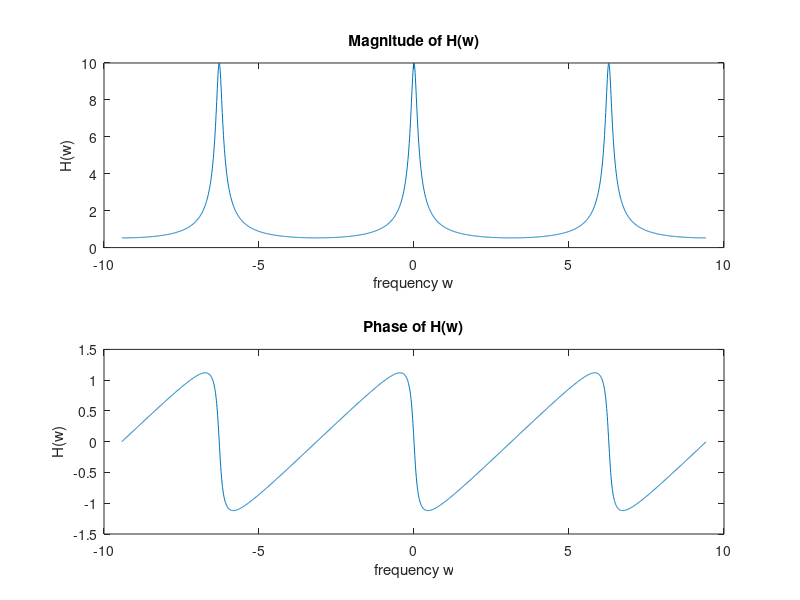
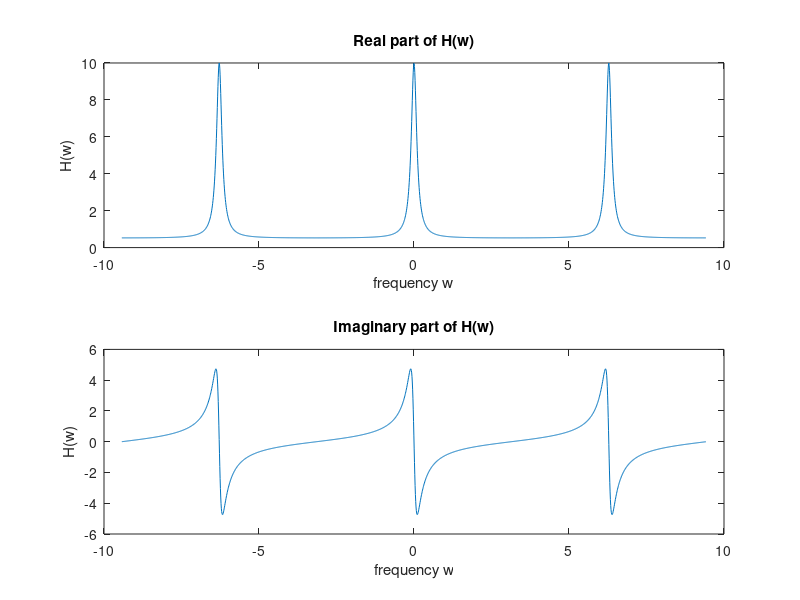

These charts were generated, in order, by the following MATLAB code:
  
k = -3 * pi : 0.01 : 3 * pi;
% frequency range
h=zeros(size(k));
for w=1:length(k)
  %frquency response of given system
  h(w)=h(w)+(1/(1-0.9*exp(-1j*k(w)))); 
end
figure;
subplot(2,1,1);
%plotting the magnitude
plot(k,abs(h));
xlabel('frequency w');
ylabel('H(w)');
title('Magnitude of H(w)');

subplot(2,1,2);
%plotting the phase
plot(k,angle(h));
xlabel('frequency w');
ylabel('H(w)');
title('Phase of H(w)');
figure;

subplot(2,1,1);
%plotting the real part
plot(k,real(h));
xlabel('frequency w');
ylabel('H(w)');
title('Real part of H(w)');

subplot(2,1,2);
%plottng the imaginary part
plot(k,imag(h));
xlabel('frequency w');
ylabel('H(w)');
title('Imaginary part of H(w)');
